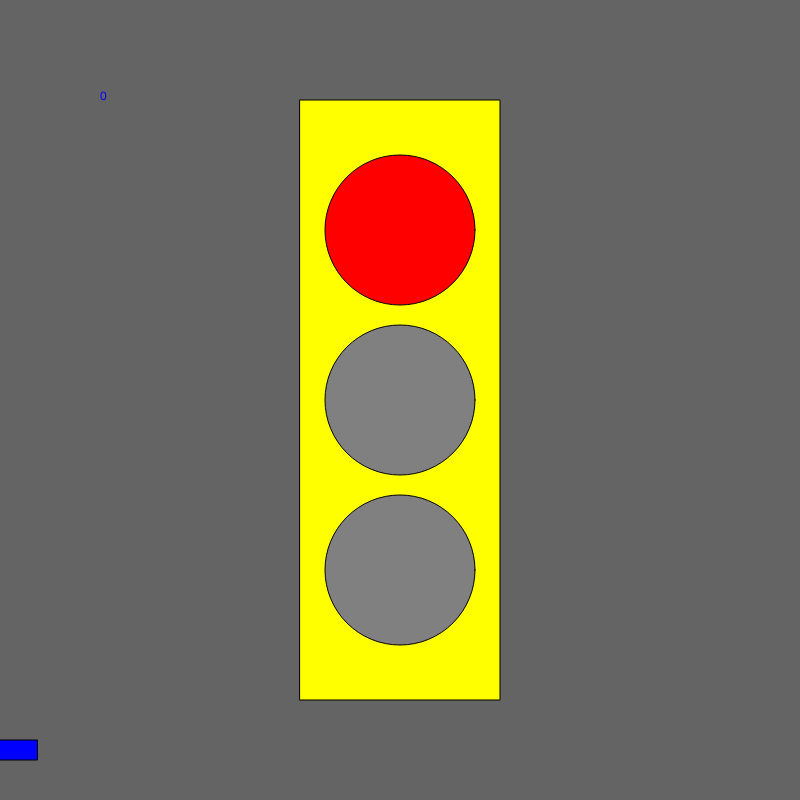
Frame 1 (no input)
Frame 60 (no input): identical to frame 1, image omitted
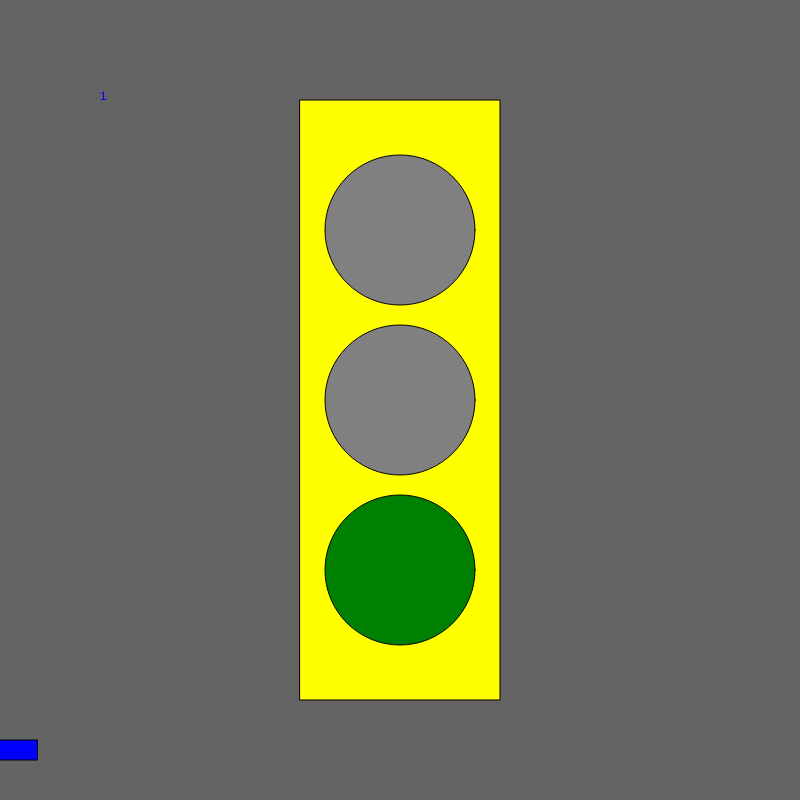
Frame 120 (the mouse pressed at the canvas centre since frame 60)

The p5.js sketch that drew these frames (run headless with seeded random() and noise() and a simulated clock; from frame 60 on, the mouse is pressed at the canvas centre):

// p5.js sketch
// ── sketch.js
let state = 0;
let timer = 0;
let x = 0;
let velocity = 1 ;
function setup() {
  createCanvas(800, 800);
  ellipseMode(CENTER);
  rectMode(CENTER);
}

function draw() {
  background(100);
  fill('yellow');
rect(width/2, height/2, 200, 600);

//carcode
fill('blue') ;
rect(0, 750, 75 ,20);
x=x + velocity;
if(x > width){
  x = 0;
}



switch(state) {

case 0: //red
text("0", 100, 100);
fill('red');
ellipse(width/2, height/2-170,150,150);
fill('grey');
ellipse(width/2, height/2,150,150);
ellipse(width/2,height/2+170,150,150);
velocity = 0;

break;

case 1: //green
text("1", 100, 100);
fill('grey');
ellipse(width/2, height/2-170,150,150);
ellipse(width/2, height/2,150,150);
fill('green');
ellipse(width/2,height/2+170,150,150);
velocity = 10;

break;

case 2: // yellow
text("2", 100, 100);
fill('grey');
ellipse(width/2, height/2-170,150,150);
fill('yellow');
ellipse(width/2, height/2,150,150);
fill('grey') ;
ellipse(width/2,height/2+170,150,150);
velocity = 5;

break;
}
timer = timer + 1 ;
if(timer > 100){
  timer = 0;
  state++;
  if(state > 2) state = 0
}
}
function mouseReleased(){
  state++;
  if(state>2) state=0;
}
